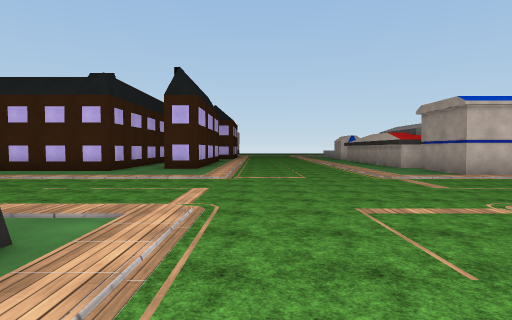
View 1 (above)

23 first-person views from a walk through a Unity game level. The camera is 1.2 m above the floor, tilts 2° down and sees 75° across. The floor is counted in squares, 2 m on a side. Each view is taken from the middle of a square. On the plan, view 1 faces up. The plan holds only what a view shows up to about 10 squares ahead; the rest is blank. The place goes on beyond the plan. The player is left out. Surface patterns are stand-ins for the level's own textures.

View 2
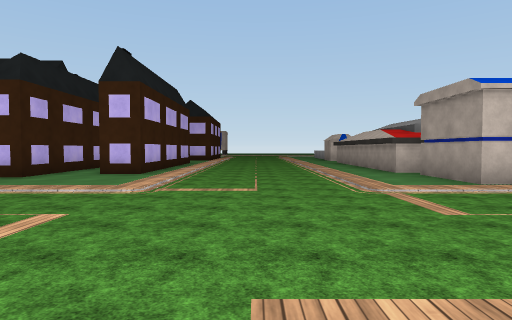

View 3
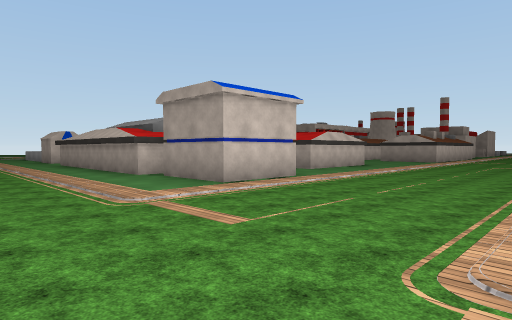

View 4
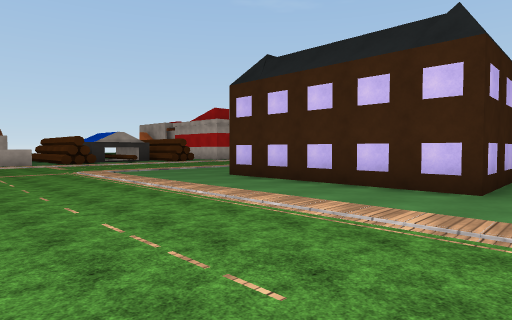

View 5
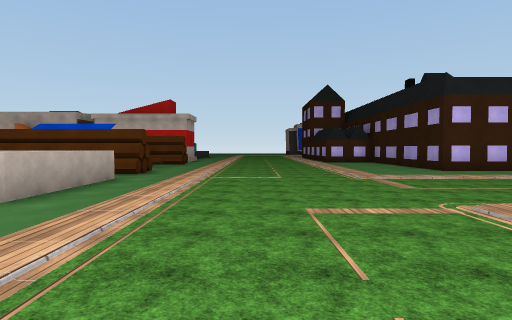

View 6
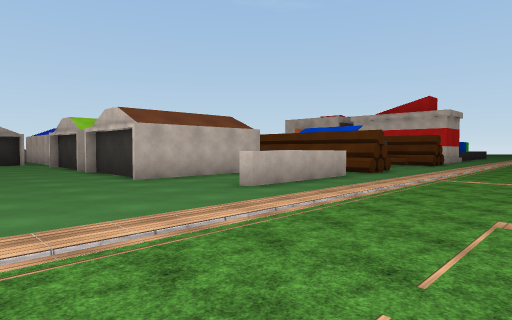

View 7
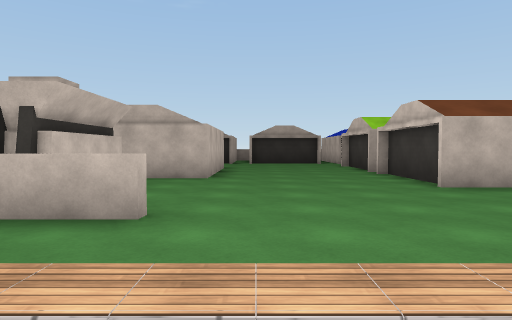

View 8
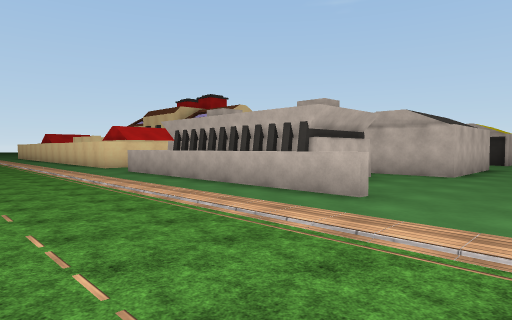

View 9
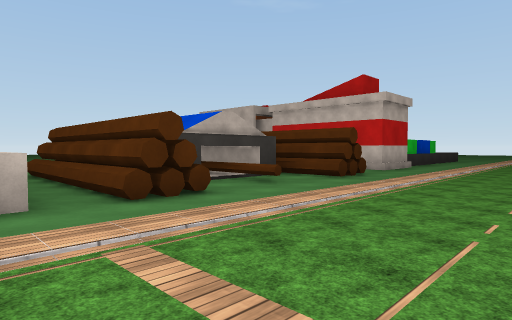

View 10
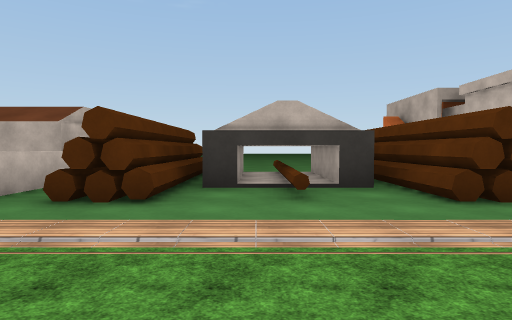

View 11
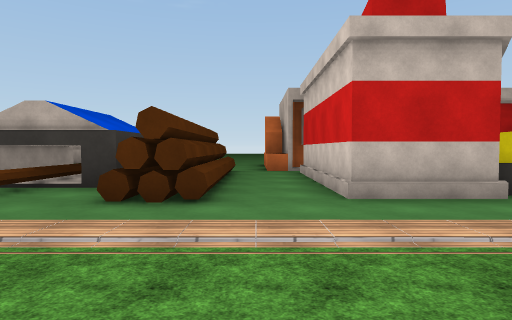

View 12
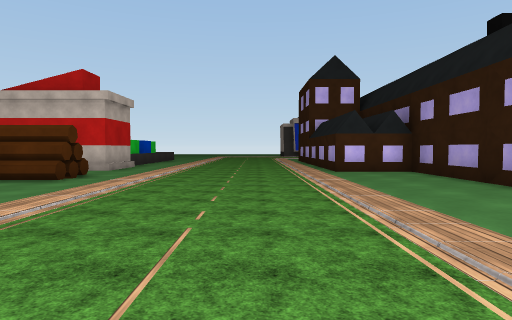

View 13
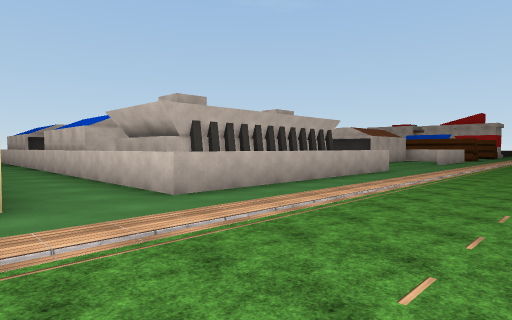

View 14
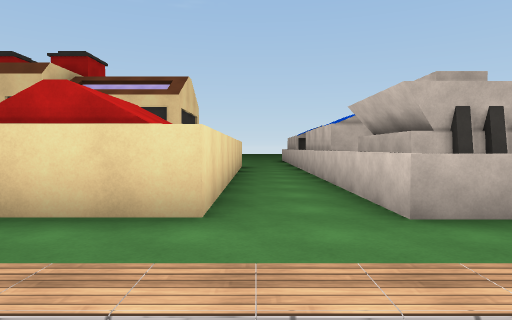

View 15
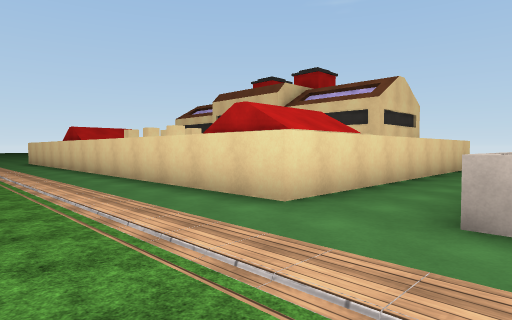

View 16
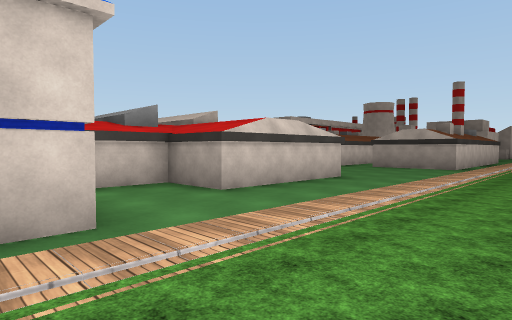

View 17
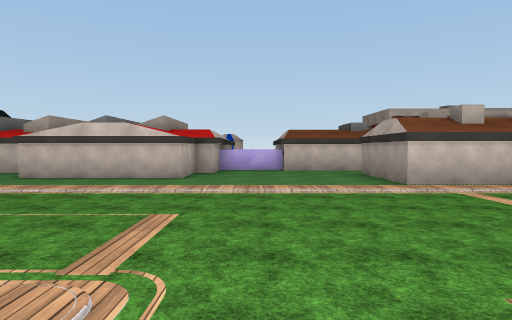

View 18
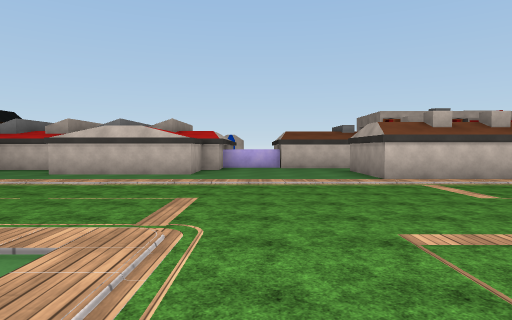

View 19
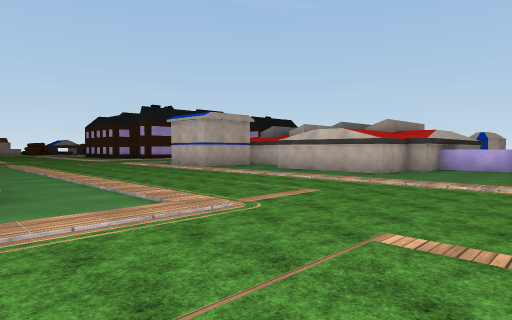

View 20
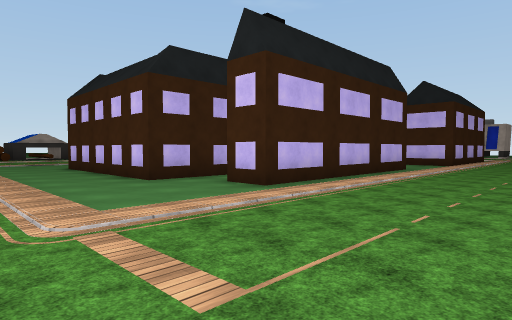

View 21
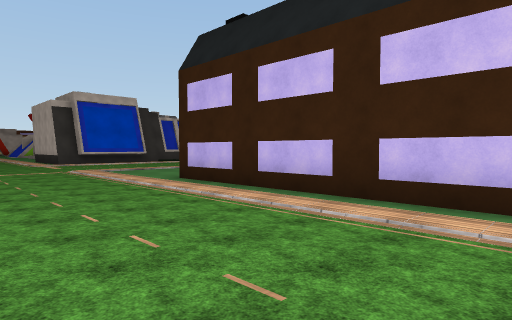

View 22
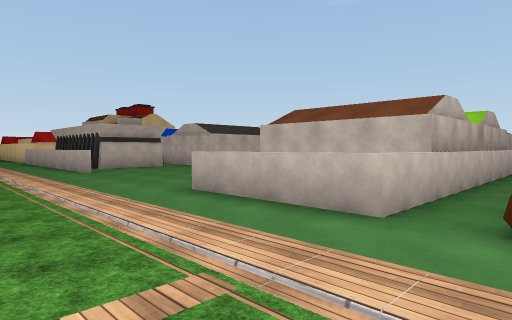

View 23
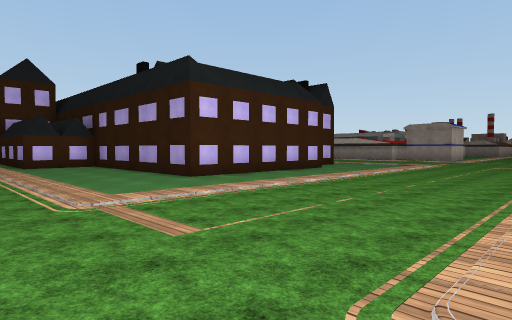

### Floor plan
Key: @ floor where view 1 was taken; # wall or solid block; . floor; = window, fence, low wall or low ledge; T thing the floor can be seen under or through.
Columns run from 25 left of view 1 to 17 right of it. Each row starts with its distance up from view 1.
 16        ##.... #         #...
 15   ######..... ###       #...
 14   ...........  .#      # ...
 13     #####....  .#      # ...
 12     #####....  .#    # # ...
 11   ..#####....  .#    # # ... #        ####
 10   ..####.....  .#    ### ... ######   #..#
  9     #####....  .######...... .# #.T   T..#
  8    .#####....  ............. .###.     ..
  7   .....=.....            ...
  6 #######.=..................................
  5       #.=..................................
  4       #.=..................................
  3  ######......           ...           ....
  2  ............            ..            ...
  1  ............            ..            ...
  0  ............            @
 -1  ####........
 -2     #...=....
 -3     #####....
 -4        ##...
 -5        ##...
 -6        ##....
 -7 =########....
 -8 .............
 -9  ............
-10 #########....
-11         #...
-12         #..

Positions as (right, up) in squares from view 1, and headings:
1: (0, 0), facing up
2: (1, 2), facing up
3: (1, 3), facing up-right
4: (-3, 4), facing up-left
5: (-14, 0), facing up
6: (-13, 0), facing up-left
7: (-14, 0), facing left
8: (-13, 1), facing down-left
9: (-13, 6), facing up-left
10: (-13, 10), facing left
11: (-13, 14), facing left
12: (-13, 6), facing up
13: (-13, -10), facing up-left
14: (-14, -9), facing left
15: (-14, -7), facing down-left
16: (6, 5), facing up-right
17: (14, 2), facing up
18: (14, 1), facing up
19: (16, 1), facing up-left
20: (2, 6), facing up-left
21: (2, 16), facing down-left
22: (-14, 8), facing down-left
23: (-13, 3), facing up-right
